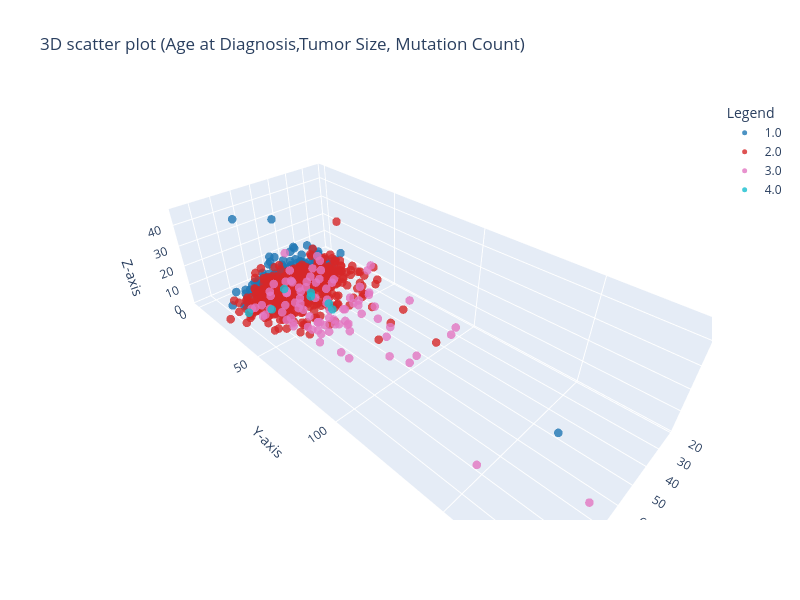

Here is the notebook cell this chart was saved with:
### Code cell
fig=plot_3d_plotly(X0,y0,title="3D scatter plot (Age at Diagnosis,Tumor Size, Mutation Count)")
fig.write_html("3D_plot_BC_tumor_stage.html")

### Figure 1 — Plotly figure (JSON) as saved in the notebook; plotly's stock layout.template omitted (floating-point values rounded to 4 significant figures; data arrays with more than 128 entries replaced by an {"elided": "..."} marker saying what was removed)
{"data": [{"marker": {"color": "rgba(31, 119, 180, 1.0)", "line": {"width": 0}, "opacity": 0.8, "size": 5}, "mode": "markers", "name": "1.0", "type": "scatter3d", "x": {"elided": "369 float values"}, "y": {"elided": "369 float values"}, "z": {"elided": "369 float values"}}, {"marker": {"color": "rgba(214, 39, 40, 1.0)", "line": {"width": 0}, "opacity": 0.8, "size": 5}, "mode": "markers", "name": "2.0", "type": "scatter3d", "x": {"elided": "624 float values"}, "y": {"elided": "624 float values"}, "z": {"elided": "624 float values"}}, {"marker": {"color": "rgba(227, 119, 194, 1.0)", "line": {"width": 0}, "opacity": 0.8, "size": 5}, "mode": "markers", "name": "3.0", "type": "scatter3d", "x": [49.87, 83.89, 42.55, 43.46, 67.7, 53.75, 77.85, 48.67, 66.83, 46.87, 68.74, 56.41, 68.47, 69.32, 61.11, 85.09, 58.98, 54.29, 60.78, 81.9, 43.4, 77.22, 61.99, 74.46, 48.1, 77.99, 62.34, 77.96, 60.2, 73.46, 71.06, 35.9, 78.27, 43.72, 28.62, 61.99, 38.16, 66.06, 65.04, 59.29, 59.6, 45.74, 53.99, 69.48, 60.09, 43.51, 50.26, 63.53, 48.53, 55.28, 21.93, 53.5, 65.56, 54.35, 39.51, 63.27, 71.17, 56.07, 66.39, 63.7, 75.74, 78.87, 69.31, 65.76, 67.7, 70.42, 67.86, 83.96, 69.23, 49.57, 74.98, 63.02, 31.71, 78.93, 50.6, 52.13, 64.64, 72.88, 66.39, 57.99, 37.27, 45.8, 71.07, 90.08, 72.23, 80.09, 35.13, 68.64, 80.21, 62.7, 68.13, 79.04], "y": [70.0, 150.0, 60.0, 50.0, 50.0, 52.0, 46.0, 50.0, 15.0, 50.0, 53.0, 42.0, 45.0, 180.0, 100.0, 34.0, 13.0, 80.0, 50.0, 30.0, 30.0, 40.0, 65.0, 52.0, 55.0, 65.0, 90.0, 45.0, 60.0, 60.0, 30.0, 100.0, 84.0, 15.0, 40.0, 35.0, 45.0, 35.0, 35.0, 25.0, 20.0, 25.0, 10.0, 30.0, 20.0, 20.0, 22.0, 20.0, 27.0, 26.0, 35.0, 31.0, 27.0, 40.0, 53.0, 20.0, 45.0, 99.0, 60.0, 60.0, 57.0, 80.0, 60.0, 60.0, 55.0, 40.0, 50.0, 26.0, 30.0, 40.0, 25.0, 65.0, 99.0, 40.0, 60.0, 80.0, 65.0, 57.0, 70.0, 45.0, 13.0, 60.0, 55.0, 35.0, 20.0, 25.0, 75.0, 60.0, 50.0, 30.0, 34.0, 30.0], "z": [4.0, 8.0, 2.0, 1.0, 1.0, 2.0, 2.0, 5.0, 5.0, 1.0, 3.0, 2.0, 2.0, 5.0, 4.0, 5.0, 2.0, 2.0, 4.0, 2.0, 2.0, 2.0, 1.0, 3.0, 3.0, 4.0, 2.0, 6.0, 3.0, 3.0, 2.0, 4.0, 7.0, 4.0, 7.0, 10.0, 4.0, 3.0, 9.0, 4.0, 5.0, 8.0, 5.0, 8.0, 6.0, 13.0, 5.0, 2.0, 5.0, 6.0, 5.0, 7.0, 26.0, 8.0, 5.0, 1.0, 7.0, 4.0, 7.0, 3.0, 5.0, 8.0, 2.0, 4.0, 2.0, 5.0, 1.0, 5.0, 8.0, 11.0, 9.0, 5.0, 5.0, 7.0, 2.0, 6.0, 14.0, 3.0, 10.0, 6.0, 5.0, 10.0, 18.0, 12.0, 3.0, 4.0, 9.0, 9.0, 7.0, 2.0, 4.0, 4.0]}, {"marker": {"color": "rgba(23, 190, 207, 1.0)", "line": {"width": 0}, "opacity": 0.8, "size": 5}, "mode": "markers", "name": "4.0", "type": "scatter3d", "x": [78.77, 85.49, 57.79, 73.24, 56.28, 67.46, 59.96], "y": [31.0, 22.0, 48.0, 67.0, 30.0, 25.0, 35.0], "z": [4.0, 1.0, 2.0, 22.0, 2.0, 7.0, 4.0]}], "layout": {"height": 600, "legend": {"title": {"text": "Legend"}}, "scene": {"xaxis": {"title": {"text": "X-axis"}}, "yaxis": {"title": {"text": "Y-axis"}}, "zaxis": {"title": {"text": "Z-axis"}}}, "title": {"text": "3D scatter plot (Age at Diagnosis,Tumor Size, Mutation Count)"}, "width": 800}}
